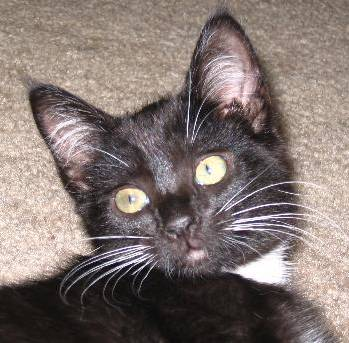
#> input picture ImageSearch/datasets/Animals/Cats/cat.102.jpg, 349 x 343 px
$ python knn.py --dataset datasets/Animals/Cats
#> lines starting #> are read from the running program, lines starting #| are printed output that depends on the picture
### ImageSearch/datasets/simpledatasetloader.py
import numpy as np
import cv2
import os

class SimpleDatasetLoader:
    def __init__(self, preprocessors=None):
        # store the image preprocessor
        self.preprocessors = preprocessors

        # if the preprocessors are None, initialize them as an
        # empty list
        if self.preprocessors is None:
            self.preprocessors = []

    def load(self, imagePaths, verbose=-1):
        # initialize the list of features and labels
#> called with verbose = 500
        data = []
        labels = []

        # loop over the input images
        for (i, imagePath) in enumerate(imagePaths):
            # load the image and extract the class label assuming
            # that our path has the following format:
            # /path/to/dataset/{class}/{image}.jpg
            image = cv2.imread(imagePath)
#> image is the input picture: shape (343, 349, 3); mean B, G, R 111.8, 115.9, 128.6
            label = imagePath.split(os.path.sep)[-2]
            # print(image)
            # print(label)
            # check to see if our preprocessors are not None
            if self.preprocessors is not None:
                # loop over the preprocessors and apply each to
                # the image
                for p in self.preprocessors:
                    image = p.preprocess(image)
#> this loop made 1 pass
#> pass 1, in load, `image = p.preprocess(image)`:
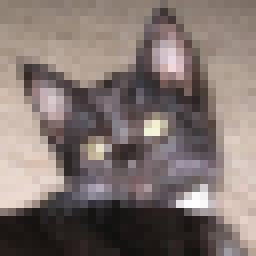
#> image: shape (32, 32, 3) (shown 8 times larger); mean B, G, R 111.8, 115.9, 128.6

            # treat our processed image as a "feature vector"
            # by updating the data list followed by the labels
            data.append(image)
            labels.append(label)

            # show an update every 'verbose' images
            if verbose > 0 and i > 0 and (i + 1) % verbose == 0:
                print("[INFO] processed {}/{}".format(i + 1, len(imagePaths)))
#> pass 2 of the loop in load, `for (i, imagePath) in enumerate(imagePaths):`:
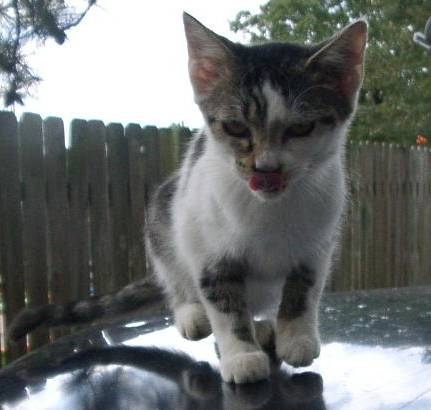
#> input picture ImageSearch/datasets/Animals/Cats/cat.11.jpg, 431 x 410 px
#> in load, image is the input picture: shape (410, 431, 3); mean B, G, R 110.5, 111.4, 108.1
#> the loop in load, `for p in self.preprocessors:` made 1 pass
#> pass 1, in load, `image = p.preprocess(image)`:
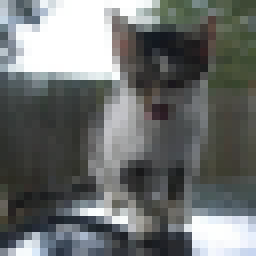
#> image: shape (32, 32, 3) (shown 8 times larger); mean B, G, R 110.5, 111.4, 108.1

        # return a tuple of the data and labels
        return(np.array(data), np.array(labels))

### ImageSearch/preprocessing/simplepreprocessor.py
import cv2

class SimplePreprocessor:
    def __init__(self, width, height, inter=cv2.INTER_AREA):
        # Store target image width, height and interpolation
        # method used when resizing
        self.width = width
        self.height = height
        self.inter = inter

    def preprocess(self,image):

        # resize the image to a fixed size, ignoring aspect ratio
        return cv2.resize(image, (self.width, self.height), interpolation=self.inter)

### ImageSearch/knn.py
from sklearn.neighbors import KNeighborsClassifier
from sklearn.preprocessing import LabelEncoder
from sklearn.model_selection import train_test_split
from sklearn.metrics import classification_report
from datasets.simpledatasetloader import SimpleDatasetLoader
from preprocessing.simplepreprocessor import SimplePreprocessor
from imutils import paths
import argparse

# construct the argument parse and parse the arguments
ap = argparse.ArgumentParser()
ap.add_argument("-d", "--dataset", required=True, metavar=''
                , help="path to input dataset")
ap.add_argument("-k", "--neighbors", type=int, default=1, metavar=''
                , help="# of nearest neighbors for classification")
ap.add_argument("-j", "--jobs", type=int, default=1, metavar=''
                , help="# of jobs for k-NN distance (-1 uses all available cores")
args = vars(ap.parse_args())

# grab the list of images that we'll be describing
print("[INFO] loading images...")
imagePaths = list(paths.list_images(args["dataset"]))

# initialize the image preprocessor, load the dataset from disk,
# and reshape the data matrix
sp = SimplePreprocessor(32, 32)
sdl = SimpleDatasetLoader(preprocessors=[sp])
(data, labels) = sdl.load(imagePaths, verbose=500)
data = data.reshape((data.shape[0], 3072))

# show some information on memory consumption of the images
print("[INFO] features matrix: {:.1f}MB".format(
    data.nbytes / (1024 * 1000.0)))
#| [INFO] features matrix: 0.0MB

# encode the labels as integers
le = LabelEncoder()
labels = le.fit_transform(labels)
#> labels = [0, 0]

# partition the data into training and testing splits using the 75% of
# the data for training and the remaining 25% for testing
(trainX, testX, trainY, testY) = train_test_split(data, labels, test_size=0.25, random_state=42)
#> trainY = [0]; testY = [0]

# train and evaluate a k-NN classifier on the raw pixel intensities
print("[INFO] evaluating k-NN classifier...")
model = KNeighborsClassifier(n_neighbors=args["neighbors"],n_jobs=args["jobs"])
model.fit(trainX,trainY)
print(classification_report(testY, model.predict(testX), target_names=le.classes_))
#|               precision    recall  f1-score   support
#|         Cats       1.00      1.00      1.00         1
#|     accuracy                           1.00         1
#|    macro avg       1.00      1.00      1.00         1
#| weighted avg       1.00      1.00      1.00         1
